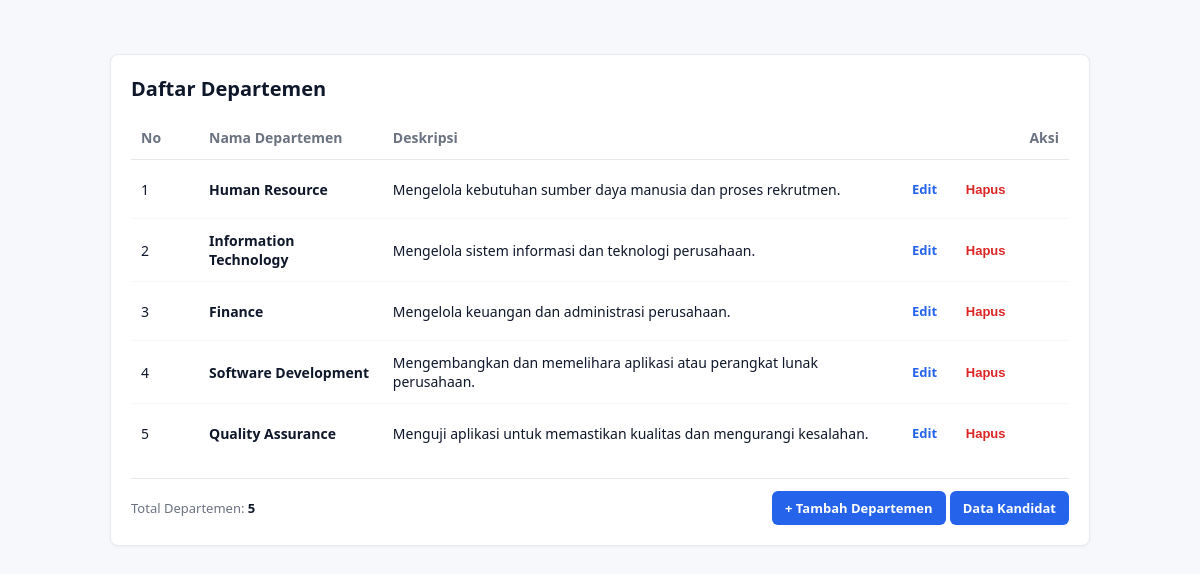
The app's page /MVP_Kandidat/index.php?menu=departemen with its own data.
### tables this page shows
CREATE TABLE `departemen` (
  `id` int(11) NOT NULL,
  `nama_departemen` varchar(100) NOT NULL,
  `deskripsi` text NOT NULL
);

### MVP_Kandidat/departemen/models/TabelDepartemen.php (called while the page is built, shortened)
<?php
require_once __DIR__ . '/../../models/DB.php';
class TabelDepartemen extends DB implements KontrakDepartemenModel {
    public function getAllDepartemen(): array {
        $query = "SELECT * FROM departemen ORDER BY id ASC";
        $this->executeQuery($query);
        return $this->getAllResult();
    }
}
?>

### MVP_Kandidat/models/DB.php (called while the page is built, shortened)
<?php
class DB {
    private string $host = "localhost";
    private string $db_name = "mvp_kandidat_db";
    private string $username = "root";
    private string $password = "";
    private ?PDO $conn = null;
    private ?PDOStatement $result = null;
    public function __construct(
        string $host = "localhost",
        string $db_name = "mvp_kandidat_db",
        string $username = "root",
        string $password = ""
    ) {
        $this->host = $host;
        $this->db_name = $db_name;
        $this->username = $username;
        $this->password = $password;
        $this->conn = $this->connect();
    }
    public function connect(): PDO {
        try {
            $dsn = "mysql:host={$this->host};dbname={$this->db_name};charset=utf8mb4";
            $options = [
                PDO::ATTR_ERRMODE => PDO::ERRMODE_EXCEPTION,
                PDO::ATTR_DEFAULT_FETCH_MODE => PDO::FETCH_ASSOC,
                PDO::ATTR_EMULATE_PREPARES => false,
            ];
            return new PDO($dsn, $this->username, $this->password, $options);
        } catch (PDOException $e) {
            throw new RuntimeException("Koneksi Database Gagal: " . $e->getMessage(), 0, $e);
        }
    }
    public function executeQuery(string $query, array $params = []): PDOStatement {
        try {
            $stmt = $this->conn->prepare($query);
            $stmt->execute($params);
            $this->result = $stmt;
            return $stmt;
        } catch (PDOException $e) {
            throw new RuntimeException("Query Gagal: " . $e->getMessage(), 0, $e);
        }
    }
    public function getAllResult(): array {
        return $this->result->fetchAll(PDO::FETCH_ASSOC);
    }
}
?>

### MVP_Kandidat/departemen/presenters/PresenterDepartemen.php (the view, shortened to what this page needs)
<?php
class PresenterDepartemen implements KontrakDepartemenPresenter {
    private KontrakDepartemenModel $model;
    private KontrakDepartemenView $view;
    public function __construct(KontrakDepartemenModel $model, KontrakDepartemenView $view) {
        $this->model = $model;
        $this->view = $view;
    }
    private function buildRowHtml(int $no, array $departemen): string {
        $id = (int)$departemen['id'];
        $nama = htmlspecialchars($departemen['nama_departemen']);
        $deskripsi = htmlspecialchars($departemen['deskripsi']);
        return "<tr>
            <td>{$no}</td>
            <td><strong>{$nama}</strong></td>
            <td>{$deskripsi}</td>
            <td>
                <a href='index.php?menu=departemen&screen=edit&id={$id}' class='btn btn-edit'>Edit</a>
                <form method='post' action='index.php?menu=departemen' style='display:inline;' onsubmit=\"return confirm('Hapus departemen ini?')\">
                    <input type='hidden' name='action' value='hapus'>
                    <input type='hidden' name='id' value='{$id}'>
                    <button type='submit' class='btn btn-delete'>Hapus</button>
                </form>
            </td>
        </tr>";
    }
    public function tampilkanDepartemen(): string {
        $listDepartemen = $this->model->getAllDepartemen();
        $totalDepartemen = count($listDepartemen);
        $rowsHtml = '';
        if (empty($listDepartemen)) {
            $rowsHtml = '<tr><td colspan="4" style="text-align:center;padding:24px;">Belum ada data departemen.</td></tr>';
        } else {
            $no = 1;
            foreach ($listDepartemen as $departemen) {
                $rowsHtml .= $this->buildRowHtml($no, $departemen);
                $no++;
            }
        }
        return $this->view->renderDaftar($rowsHtml, $totalDepartemen);
    }
}
?>

### records on screen
departemen: no "1", nama_departemen "Human Resource", deskripsi "Mengelola kebutuhan sumber daya manusia dan proses rekrutmen."
departemen: no "2", nama_departemen "Information Technology", deskripsi "Mengelola sistem informasi dan teknologi perusahaan."
departemen: no "3", nama_departemen "Finance", deskripsi "Mengelola keuangan dan administrasi perusahaan."
departemen: no "4", nama_departemen "Software Development", deskripsi "Mengembangkan dan memelihara aplikasi atau perangkat lunak perusahaan."
departemen: no "5", nama_departemen "Quality Assurance", deskripsi "Menguji aplikasi untuk memastikan kualitas dan mengurangi kesalahan."

### other values on screen
$presenterDepartemen->tampilkanDepartemen() "Daftar Departemen No Nama Departemen Deskripsi Aksi Total Departemen: 5 + Tambah Departemen Data Kandidat"
